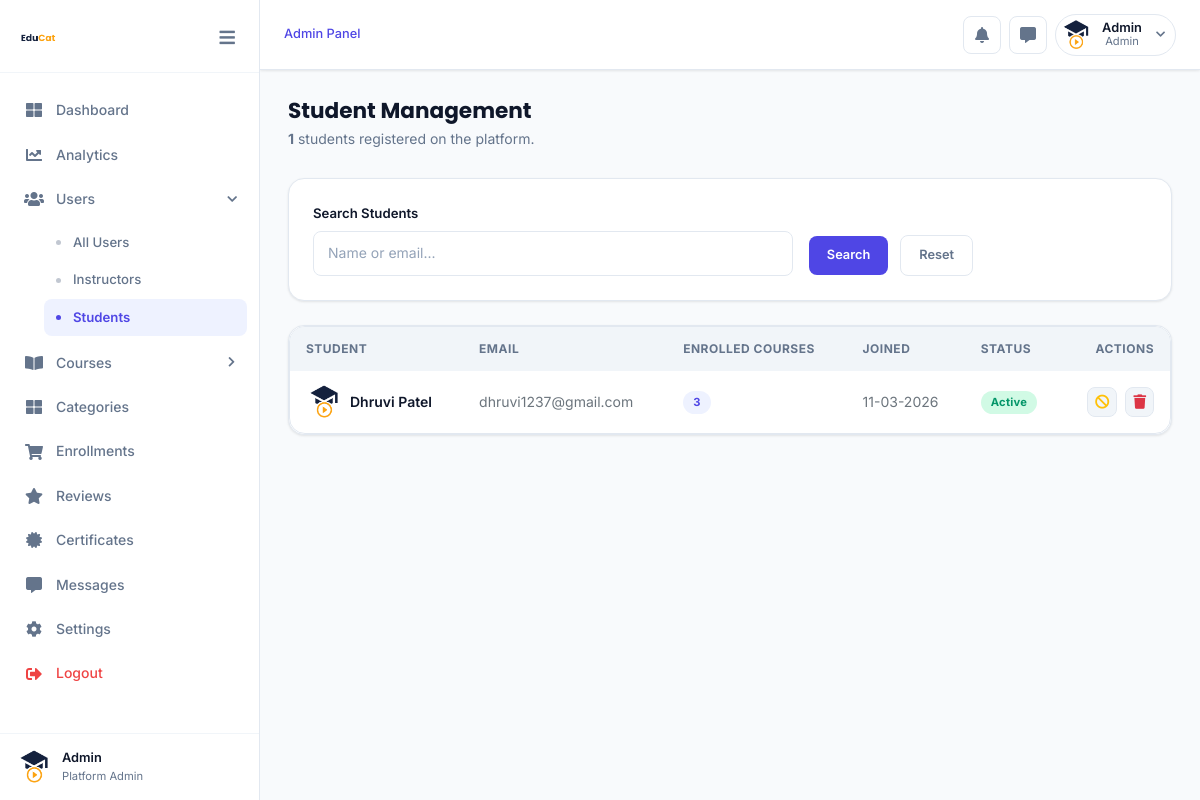
/dashboard/students-list.php (signed in), run on the app's committed database.
### tables this page shows
CREATE TABLE `user_master` (
  `user_id` int(200) NOT NULL,
  `user_name` varchar(200) NOT NULL,
  `user_email` varchar(200) NOT NULL,
  `user_contact_number` bigint(200) NOT NULL,
  `user_password` varchar(200) NOT NULL,
  `user_profile_photo` varchar(200) NOT NULL DEFAULT 'assets/img/EduCat (4).png',
  `role` int(10) NOT NULL,
  `user_status` tinyint(1) DEFAULT 1,
  `isVerified` int(10) NOT NULL,
  `isActive` int(10) NOT NULL,
  `registration_date` varchar(200) NOT NULL
);

### dashboard/students-list.php (the view, shortened to what this page needs)
<?php
require '../includes/scripts/connection.php';
$search = isset($_GET['search']) ? mysqli_real_escape_string($conn,$_GET['search']) : '';
$swhere = $search ? "AND (user_name LIKE '%$search%' OR user_email LIKE '%$search%')" : '';
$students_q = mysqli_query($conn,
    "SELECT u.*,
        (SELECT COUNT(*) FROM purchased_course_master WHERE user_id=u.user_id) as enrollment_count
     FROM user_master u WHERE u.role=3 $swhere ORDER BY u.user_id DESC");
$total = mysqli_num_rows($students_q);
?>
<!DOCTYPE html>
<html lang="en">
<head>
<link rel="stylesheet" href="assets/css/bootstrap.min.css">
<link rel="stylesheet" href="assets/plugins/fontawesome/css/all.min.css">
<link rel="stylesheet" href="../instructor/assets/css/instructor.css">
</head>
<body class="instructor-body">
<div class="ins-wrapper">
    <?php include("sidebar.php"); ?>
    <div class="ins-main">
        <?php include("header.php"); ?>
        <div class="ins-content">
            <div class="ins-page-header">
                <div>
                    <h2 class="ins-page-title">Student Management</h2>
                    <p class="ins-page-subtitle"><strong><?php echo $total; ?></strong> students registered on the platform.</p>
                </div>
            </div>
            <div class="ins-card mb-24">
                <div class="ins-card__body">
                    <form class="row g-3 align-items-end">
                        <div class="col-md-7">
                            <label class="ins-form-label">Search Students</label>
                            <input type="text" name="search" class="ins-form-control" placeholder="Name or email..." value="<?php echo htmlspecialchars($search); ?>">
                        </div>
                        <div class="col-md-3">
                            <button type="submit" class="ins-btn ins-btn-primary me-2">Search</button>
                            <a href="students-list.php" class="ins-btn ins-btn-outline">Reset</a>
                        </div>
                    </form>
                </div>
            </div>
            <div class="ins-card">
                <div class="ins-card__body p-0">
                    <div class="ins-table-wrap">
                        <table class="ins-table">
                            <thead><tr><th>Student</th><th>Email</th><th>Enrolled Courses</th><th>Joined</th><th>Status</th><th class="text-end">Actions</th></tr></thead>
                            <tbody>
                                <?php if($total>0): while($s=mysqli_fetch_assoc($students_q)): ?>
                                <tr>
                                    <td>
                                        <div class="d-flex align-items-center gap-2">
                                            <img src="../<?php echo $s['user_profile_photo']; ?>" class="ins-avatar" style="width:36px;height:36px;" onerror="this.src='../assets/img/EduCat (4).png'">
                                            <span class="fw-600"><?php echo htmlspecialchars($s['user_name']); ?></span>
                                        </div>
                                    </td>
                                    <td class="smallest text-muted"><?php echo htmlspecialchars($s['user_email']); ?></td>
                                    <td><span class="ins-badge ins-badge-primary"><?php echo $s['enrollment_count']; ?></span></td>
                                    <td class="smallest text-muted"><?php echo htmlspecialchars($s['registration_date']); ?></td>
                                    <td><?php echo $s['isActive']==0 ? '<span class="ins-badge ins-badge-success">Active</span>' : '<span class="ins-badge ins-badge-danger">Blocked</span>'; ?></td>
                                    <td class="text-end">
                                        <div class="d-flex gap-2 justify-content-end">
                                            <?php if($s['isActive']==0): ?>
                                                <a href="user-action.php?id=<?php echo $s['user_id']; ?>&action=block&ref=students" class="ins-btn-icon text-warning" title="Block user" onclick="return confirm('Block this student?')"><i class="fas fa-ban"></i></a>
                                            <?php else: ?>
                                                <a href="user-action.php?id=<?php echo $s['user_id']; ?>&action=unblock&ref=students" class="ins-btn-icon text-success" title="Unblock"><i class="fas fa-check-circle"></i></a>
                                            <?php endif; ?>
                                            <a href="user-action.php?id=<?php echo $s['user_id']; ?>&action=delete&ref=students" class="ins-btn-icon text-danger" title="Delete" onclick="return confirm('Delete student permanently?')"><i class="fas fa-trash"></i></a>
                                        </div>
                                    </td>
                                </tr>
                                <?php endwhile; else: ?>
                                <tr><td colspan="6" class="text-center py-5"><i class="fas fa-user-graduate fs-2 d-block mb-2 opacity-25"></i>No students registered yet.</td></tr>
                                <?php endif; ?>
                            </tbody>
                        </table>
                    </div>
                </div>
            </div>
        </div>
    </div>
</div>
</body></html>

### dashboard/sidebar.php (shortened to what this page needs)
<?php
$currentURL  = $_SERVER['PHP_SELF'];
$currentPage = basename($currentURL);
$coursePages    = ['course-list.php','course-edit.php','course-add.php','course-chapter-list.php','course-chapter-videos-list.php','course-add-chapter.php','course-edit-chapter.php','course-add-video.php','course-edit-video.php'];
$coursesActive  = in_array($currentPage, $coursePages);
$userPages      = ['users.php','instructors.php','students-list.php'];
$usersActive    = in_array($currentPage, $userPages);
?>
<aside class="ins-sidebar" id="ins-sidebar">
    <div class="ins-sidebar__logo">
        <a href="index.php">
            <img src="../assets/img/EduCat (3).png" alt="EduCat" style="height:36px;">
        </a>
        <button id="ins-toggle" style="background:none;border:none;cursor:pointer;margin-left:auto;color:var(--text-muted);font-size:1.1rem;padding:4px;border-radius:6px;transition:var(--transition);" title="Collapse sidebar">
            <i class="fas fa-bars"></i>
        </button>
    </div>
    <nav class="ins-sidebar__nav">
        <ul style="list-style:none;padding:0;margin:0;">
            <li class="ins-nav-item">
                <a href="index.php" class="ins-nav-link <?php echo ($currentPage=='index.php') ? 'active' : ''; ?>">
                    <span class="ins-nav-icon"><i class="fas fa-th-large"></i></span>
                    <span>Dashboard</span>
                </a>
            </li>
            <li class="ins-nav-item">
                <a href="analytics.php" class="ins-nav-link <?php echo ($currentPage=='analytics.php') ? 'active' : ''; ?>">
                    <span class="ins-nav-icon"><i class="fas fa-chart-line"></i></span>
                    <span>Analytics</span>
                </a>
            </li>
            <li class="ins-nav-item">
                <a href="javascript:void(0);" class="ins-nav-link ins-submenu-toggle <?php echo $usersActive ? 'open' : ''; ?>">
                    <span class="ins-nav-icon"><i class="fas fa-users"></i></span>
                    <span>Users</span>
                    <span class="ins-arrow" style="margin-left:auto;font-size:.7rem;transition:transform .25s;<?php echo $usersActive ? 'transform:rotate(90deg);' : ''; ?>"><i class="fas fa-chevron-right"></i></span>
                </a>
                <ul class="ins-submenu <?php echo $usersActive ? 'open' : ''; ?>" style="<?php echo $usersActive ? '' : 'display:none;'; ?>">
                    <li><a href="users.php" class="ins-nav-link <?php echo ($currentPage=='users.php') ? 'active' : ''; ?>">All Users</a></li>
                    <li><a href="instructors.php" class="ins-nav-link <?php echo ($currentPage=='instructors.php') ? 'active' : ''; ?>">Instructors</a></li>
                    <li><a href="students-list.php" class="ins-nav-link <?php echo ($currentPage=='students-list.php') ? 'active' : ''; ?>">Students</a></li>
                </ul>
            </li>
            <li class="ins-nav-item">
                <a href="javascript:void(0);" class="ins-nav-link ins-submenu-toggle <?php echo $coursesActive ? 'open' : ''; ?>">
                    <span class="ins-nav-icon"><i class="fas fa-book-open"></i></span>
                    <span>Courses</span>
                    <span class="ins-arrow" style="margin-left:auto;font-size:.7rem;transition:transform .25s;<?php echo $coursesActive ? 'transform:rotate(90deg);' : ''; ?>"><i class="fas fa-chevron-right"></i></span>
                </a>
            </li>
            <li class="ins-nav-item">
                <a href="category-list.php" class="ins-nav-link <?php echo ($currentPage=='category-list.php') ? 'active' : ''; ?>">
                    <span class="ins-nav-icon"><i class="fas fa-th-large"></i></span>
                    <span>Categories</span>
                </a>
            </li>
            <li class="ins-nav-item">
                <a href="enrollments.php" class="ins-nav-link <?php echo ($currentPage=='enrollments.php') ? 'active' : ''; ?>">
                    <span class="ins-nav-icon"><i class="fas fa-shopping-cart"></i></span>
                    <span>Enrollments</span>
                </a>
            </li>
            <li class="ins-nav-item">
                <a href="reviews.php" class="ins-nav-link <?php echo ($currentPage=='reviews.php') ? 'active' : ''; ?>">
                    <span class="ins-nav-icon"><i class="fas fa-star"></i></span>
                    <span>Reviews</span>
                </a>
            </li>
            <li class="ins-nav-item">
                <a href="certificates.php" class="ins-nav-link <?php echo ($currentPage=='certificates.php') ? 'active' : ''; ?>">
                    <span class="ins-nav-icon"><i class="fas fa-certificate"></i></span>
                    <span>Certificates</span>
                </a>
            </li>
            <li class="ins-nav-item">
                <a href="messages.php" class="ins-nav-link <?php echo ($currentPage=='messages.php') ? 'active' : ''; ?>">
                    <span class="ins-nav-icon"><i class="fas fa-comment-alt"></i></span>
                    <span>Messages</span>
                </a>
            </li>
            <li class="ins-nav-item">
                <a href="settings.php" class="ins-nav-link <?php echo ($currentPage=='settings.php') ? 'active' : ''; ?>">
                    <span class="ins-nav-icon"><i class="fas fa-cog"></i></span>
                    <span>Settings</span>
                </a>
            </li>
            <li class="ins-nav-item">
                <a href="../logout.php" class="ins-nav-link" style="color: var(--danger);">
                    <span class="ins-nav-icon"><i class="fas fa-sign-out-alt"></i></span>
                    <span>Logout</span>
                </a>
            </li>
        </ul>
    </nav>
    <?php
    if(!isset($userdata)) {
        if(isset($_SESSION['educat_logedin_user_id'])){
            $userdata = mysqli_fetch_assoc(mysqli_query($conn,"SELECT * FROM user_master WHERE user_id=".(int)$_SESSION['educat_logedin_user_id']));
        } else {
            $userdata = ['user_name'=>'Admin','user_email'=>'admin@educat.com','user_profile_photo'=>'assets/img/EduCat (4).png'];
        }
    }
    ?>
    <div class="ins-sidebar__user">
        <img src="../<?php echo $userdata['user_profile_photo']; ?>" alt="" class="ins-avatar ins-avatar-sm" onerror="this.src='../assets/img/EduCat (4).png'">
        <div class="ins-sidebar__user-info">
            <div class="ins-sidebar__user-name"><?php echo htmlspecialchars($userdata['user_name']); ?></div>
            <div class="ins-sidebar__user-role">Platform Admin</div>
        </div>
    </div>
</aside>

### dashboard/header.php (shortened to what this page needs)
<header class="ins-header">
    <div class="ins-header__left">
        <div class="ins-header__breadcrumb">
            <span>Admin Panel</span>
        </div>
    </div>
    <div class="ins-header__right">
        <a href="course-list.php?status=0" class="ins-header__action-btn" title="Pending Course Approvals">
            <i class="fas fa-bell"></i>
        </a>
        <a href="messages.php" class="ins-header__action-btn" title="Messages">
            <i class="fas fa-comment-alt"></i>
        </a>
        <div class="ins-dropdown" id="ins-profile-dropdown">
            <button class="ins-profile-btn" id="ins-profile-btn">
                <img src="../<?php echo $userdata['user_profile_photo']; ?>" alt="" onerror="this.src='../assets/img/EduCat (4).png'">
                <div class="ins-profile-btn__info">
                    <div class="ins-profile-btn__name"><?php echo htmlspecialchars(explode(' ', $userdata['user_name'])[0]); ?></div>
                    <div class="ins-profile-btn__role">Admin</div>
                </div>
                <i class="fas fa-chevron-down" style="font-size:.65rem;color:var(--text-muted);margin-left:4px;"></i>
            </button>
        </div>
    </div>
</header>

### data on the page
user_master: user_profile_photo (picture), user_name "Admin"
user_master: user_profile_photo (picture), user_name "Dhruvi Patel", user_email "dhruvi1237@gmail.com", enrollment_count "3", registration_date "11-03-2026", isActive "Active"

### other printed values
$total "1"
